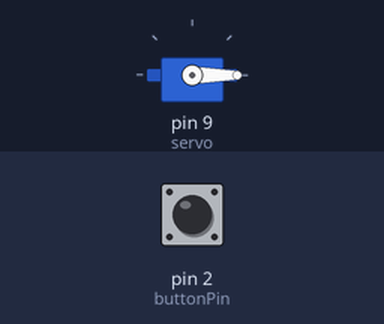
Simulated run of this sketch. Board: Arduino Uno, built with avr-gcc and run on an emulated ATmega328P. On the bench: servo. Inputs (shaded band) come from the test bench; at power-on: pin 2 (buttonPin) HIGH.

Above: at 1.2 s.
1.3 s: pin 2 (buttonPin) pulled LOW for 0.15 s
At 1.76 s:
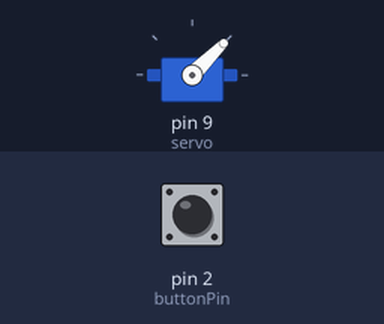
At 3.4 s:
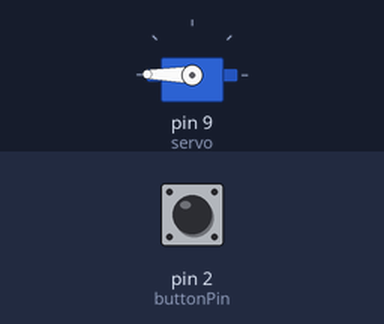
4.3 s: pin 2 (buttonPin) pulled LOW for 3.2 s
At 4.67 s:
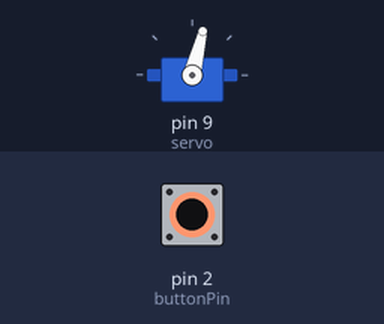
9.0 s: pin 2 (buttonPin) pulled LOW for 1 s
12.2 s: pin 2 (buttonPin) driven LOW
Timing chart, 0 to 16.2 s (numbered marks = the images above; inputs shaded):
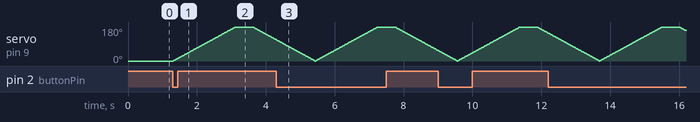

The sketch:

Servo.ino
```cpp
/*--------------------------------------------------------------------
Name: Matthew Schlatter
Date: 2/1/2024
Course: CSCE 336 Embedded Systems (Spring 2024)
File: Servo.ino
HW/Lab: Lab 1, Servo component

Purp:   A brief description of what this program does and
        the general solution strategy.

Doc:    Arduino examples website, public domain code from servo
        Arduino reference, google for how to install servo library

Academic Integrity Statement: I certify that, while others may have
assisted me in brain storming, debugging and validating this program,
the program itself is my own work. I understand that submitting code
which is the work of other individuals is a violation of the honor
code. I also understand that if I knowingly give my original work to
another individual is also a violation of the honor code.
--------------------------------------------------------------------*/
#include <Servo.h>
Servo servo;

const int buttonPin = 2;

int position = 0;
int buttonState = HIGH;

void setup() {
  servo.attach(9);
  pinMode(buttonPin, INPUT_PULLUP);
  servo.write(position);
}

void servoMovement() {
  for(position = 0; position < 180; position += 1) {
      servo.write(position);
      delay(10);
  }

  delay(500);

  for(position = 180; position > 0; position -= 1) {
      servo.write(position);
      delay(10);
  }
}

void loop() {
  buttonState = digitalRead(buttonPin);

  if (buttonState == LOW){
    servoMovement();
  }
}
```

Measured:
- after the input at 1.3 s, servo on pin 9 (servo): rises from 0° to 180° in 2.3 s, then falls to 112° in 0.69 s
